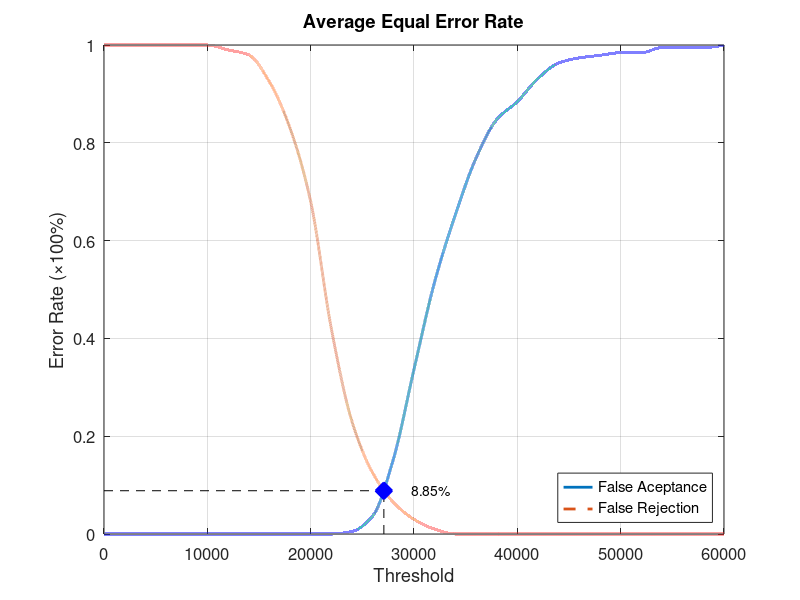
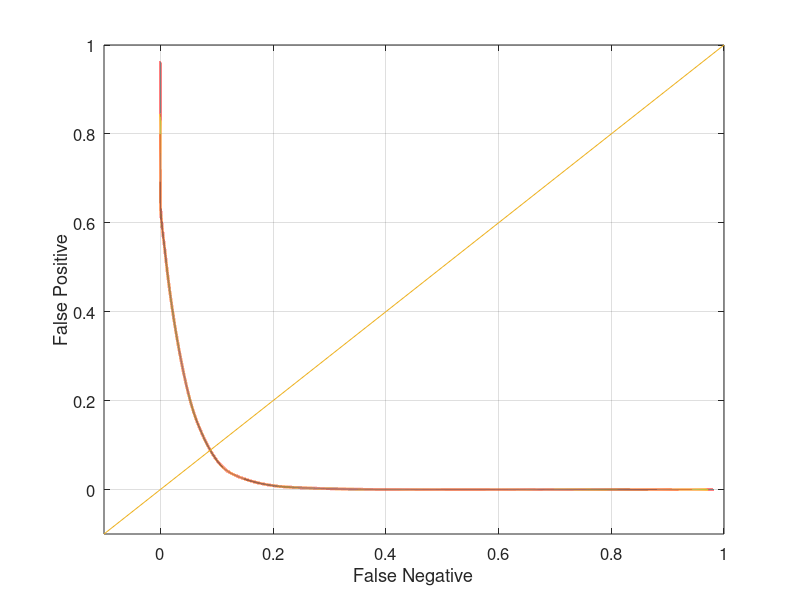

Source code (MATLAB) for these figures, in order:
function yEER = Database4_2
close all;
clear;
clc;
x = 0:2000:60000;
xq = 0:0.5:60000;

y0 = [0 0 0 0 0 0 0 0 0 0 0 0 0.00526316 0.0368421 0.152632 0.336842 0.515789 0.652632 0.768421 0.847368 0.884211 0.931579 0.963158 0.973684 0.978947 0.984211 0.984211 0.994737 0.994737 0.994737 1];
yy0 = interp1(x, y0, xq, 'pchip');
y1 = [1 1 1 1 1 1 0.99 0.98 0.925 0.83 0.68 0.42 0.23 0.125 0.065 0.03 0.01 0 0 0 0 0 0 0 0 0 0 0 0 0 0];
yy1 = interp1(x, y1, xq, 'pchip');

% Calculating EER: 
y2 = abs(y0 - y1);
find(y2 == min(y2))
yy2 = abs(yy0 - yy1);
xEER = find(yy2 == min(yy2));
xEERIndex = xq(xEER) % X-axis EER
yEER = yy0(xEER) % Y-axis EER

main = figure
plot(xq, yy0,'-','LineWidth', 2);	hold on
plot(xq, yy1,'--','LineWidth', 2);	hold on
plot([xEERIndex xEERIndex], [0 yEER], 'k--');	hold on
plot([0 xEERIndex], [yEER yEER], 'k--');	hold on
plot(xEERIndex, yEER, 'bx', 'LineWidth', 10);	hold on
text(xEERIndex + 10 * xEERIndex / 100, yEER, [num2str(round((10000 * yEER)) / 100) '%'])
legend('False Aceptance', 'False Rejection', 'Location', 'SouthEast')
xlabel('Threshold')
ylabel('Error Rate (\times100%)')
title('Average Equal Error Rate')
set(gca, 'FontSize', 12)
axis([0 60000 0 1])
grid on

print(main, 'Database4_2Main', '-dpng');
FNRxFPR = figure('Color', [1 1 1]);
plot(yy1, yy0, '-', yy1, yy0, 'LineWidth', 2);
hold on
y = -0.1:0.1:1
plot(y, y); 
set(gca, 'FontSize', 12)
xlabel('False Negative')
ylabel('False Positive')
axis([-0.1 1 -0.1 1])
set(gca, 'FontSize', 12)
grid on

print(FNRxFPR, 'Database4_2FNRxFPR','-dpng');
end
